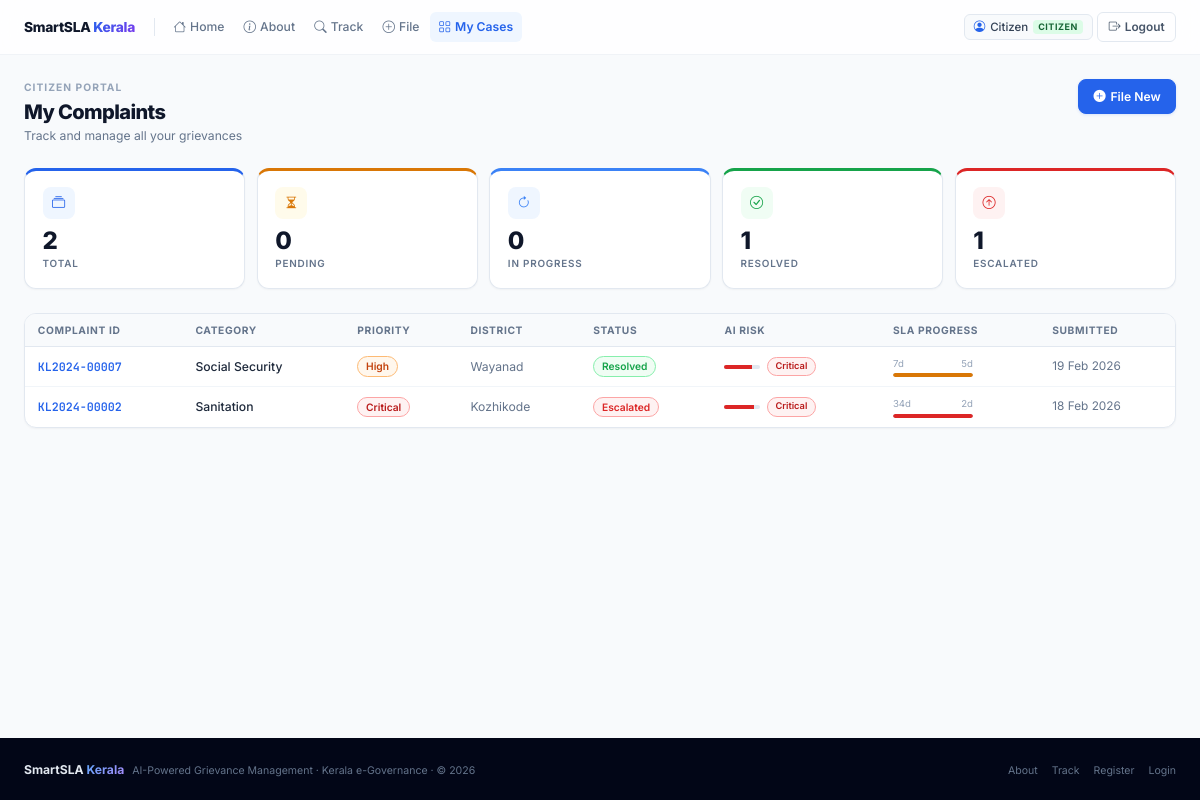
/citizen/dashboard (signed in), run on the app's committed database.
### tables this page shows
CREATE TABLE users (
        id INTEGER PRIMARY KEY AUTOINCREMENT,
        name TEXT NOT NULL,
        email TEXT UNIQUE NOT NULL,
        password TEXT NOT NULL,
        role TEXT DEFAULT 'citizen',
        district TEXT,
        department TEXT,
        experience_years INTEGER DEFAULT 5,
        created_at TEXT DEFAULT (datetime('now'))
    );

CREATE TABLE complaints (
        id INTEGER PRIMARY KEY AUTOINCREMENT,
        complaint_id TEXT UNIQUE,
        user_id INTEGER,
        assigned_to INTEGER,
        category TEXT, department TEXT, priority TEXT,
        district TEXT, description TEXT,
        status TEXT DEFAULT 'Pending',
        sla_threshold INTEGER,
        predicted_days REAL,
        sla_risk_score REAL,
        sla_risk_label TEXT,
        submitted_at TEXT DEFAULT (datetime('now')),
        resolved_at TEXT,
        escalated INTEGER DEFAULT 0,
        escalated_at TEXT,
        resubmission INTEGER DEFAULT 0
    );

### app.py (the view)
@app.route('/citizen/dashboard')
@login_required
def citizen_dashboard():
    user = query_db('SELECT * FROM users WHERE id=?',[session['user_id']],one=True)
    complaints = wrap(query_db('SELECT * FROM complaints WHERE user_id=? ORDER BY submitted_at DESC',[session['user_id']]))
    return render_template('citizen/dashboard.html', user=user, complaints=complaints)

### app.py (called while the page is built)
def get_db():
    db = getattr(g, '_database', None)
    if db is None:
        db = g._database = sqlite3.connect(DATABASE)
        db.row_factory = sqlite3.Row
    return db

def query_db(query, args=(), one=False):
    cur = get_db().execute(query, args)
    rv = cur.fetchall()
    return (rv[0] if rv else None) if one else rv

def _parse_dt(s):
    if not s: return None
    for fmt in ('%Y-%m-%d %H:%M:%S','%Y-%m-%dT%H:%M:%S','%Y-%m-%d %H:%M:%S.%f'):
        try: return datetime.strptime(s, fmt)
        except: pass
    return None

def login_required(f):
    @wraps(f)
    def dec(*a, **kw):
        if 'user_id' not in session:
            flash('Please log in first.','warning')
            return redirect(url_for('login'))
        return f(*a, **kw)
    return dec

    @property
    def days_pending(self):
        end = self.resolved_at or datetime.utcnow()
        return max(0,(end - self.submitted_at).days) if self.submitted_at else 0

    @property
    def sla_violated(self):
        if self.status in ('Resolved', 'Closed'):
            return False
        return self.days_pending > self.sla_threshold

    @property
    def progress_pct(self):
        return min(100, int(self.days_pending / max(1, self.sla_threshold) * 100))

### templates/citizen/dashboard.html (shortened to what this page needs)
{% extends 'base.html' %}{% block title %}My Cases — SmartSLA Kerala{% endblock %}
{% block content %}
<div class="page-wrap">
  <div class="page-header a1"><div><div class="section-label">Citizen Portal</div><div class="page-title">My Complaints</div><div class="page-subtitle">Track and manage all your grievances</div></div><a href="{{ url_for('submit_complaint') }}" class="btn btn-primary"><i class="bi bi-plus-circle-fill"></i>File New</a></div>
  {% set total=complaints|length %}{% set pending=[] %}{% set in_prog=[] %}{% set resolved=[] %}{% set escalated=[] %}
  <div class="grid-5 a2" style="margin-bottom:1.5rem">
    <div class="kpi kpi-top kpi-blue"><div class="kpi-ic kpi-ic-blue"><i class="bi bi-collection"></i></div><div class="kpi-n" data-cu="{{ total }}">{{ total }}</div><div class="kpi-l">Total</div></div>
    <div class="kpi kpi-top kpi-amber"><div class="kpi-ic kpi-ic-amber"><i class="bi bi-hourglass-split"></i></div><div class="kpi-n" data-cu="{{ pending|length }}">{{ pending|length }}</div><div class="kpi-l">Pending</div></div>
    <div class="kpi kpi-top kpi-cyan" style="border-top-color:#3b82f6"><div class="kpi-ic" style="background:#eff6ff;color:#3b82f6"><i class="bi bi-arrow-clockwise"></i></div><div class="kpi-n" data-cu="{{ in_prog|length }}">{{ in_prog|length }}</div><div class="kpi-l">In Progress</div></div>
    <div class="kpi kpi-top kpi-green"><div class="kpi-ic kpi-ic-green"><i class="bi bi-check-circle"></i></div><div class="kpi-n" data-cu="{{ resolved|length }}">{{ resolved|length }}</div><div class="kpi-l">Resolved</div></div>
    <div class="kpi kpi-top kpi-red"><div class="kpi-ic kpi-ic-red"><i class="bi bi-arrow-up-circle"></i></div><div class="kpi-n" data-cu="{{ escalated|length }}">{{ escalated|length }}</div><div class="kpi-l">Escalated</div></div>
  </div>
  <div class="card a3">{% if complaints %}<div style="overflow-x:auto"><table class="table"><thead><tr><th>Complaint ID</th><th>Category</th><th>Priority</th><th>District</th><th>Status</th><th>AI Risk</th><th>SLA Progress</th><th>Submitted</th></tr></thead><tbody>{% for c in complaints %}<tr class="cr" onclick="window.location='{{ url_for('complaint_detail',complaint_id=c.complaint_id) }}'"><td><a href="{{ url_for('complaint_detail',complaint_id=c.complaint_id) }}" class="cl" onclick="event.stopPropagation()">{{ c.complaint_id }}</a></td><td style="font-weight:500">{{ c.category }}</td><td><span class="badge badge-{{ c.priority }}">{{ c.priority }}</span></td><td style="color:var(--g500)">{{ c.district }}</td><td><span class="badge status-{{ c.status.replace(' ','') }}">{{ c.status }}</span></td><td><div style="display:flex;align-items:center;gap:.4rem"><div style="width:36px;height:4px;background:var(--g200);border-radius:2px;overflow:hidden"><div style="height:100%;width:{{ c.sla_risk_score }}%;background:{%if c.sla_risk_score>=75%}var(--err){%elif c.sla_risk_score>=50%}var(--warn){%else%}var(--ok){%endif%}"></div></div><span class="badge badge-{{ c.sla_risk_label }}" style="font-size:.58rem">{{ c.sla_risk_label }}</span></div></td><td><div style="width:80px"><div style="display:flex;justify-content:space-between;font-size:.6rem;color:var(--g400);margin-bottom:.15rem"><span>{{ c.days_pending }}d</span><span>{{ c.sla_threshold }}d</span></div><div class="progress"><div class="progress-bar" style="width:{{ [c.progress_pct,100]|min }}%;background:{%if c.sla_violated%}var(--err){%elif c.progress_pct>75%}var(--warn){%else%}var(--pri){%endif%}"></div></div></div></td><td style="color:var(--g500);font-size:.74rem">{{ c.submitted_at.strftime('%d %b %Y') if c.submitted_at else 'N/A' }}</td></tr>{% endfor %}</tbody></table></div>{% endif %}</div>
</div>
{% endblock %}

### templates/base.html (shortened to what this page needs)
<!DOCTYPE html>
<html lang="en">
<head>
  <link href="https://cdn.jsdelivr.net/npm/bootstrap-icons@1.11.3/font/bootstrap-icons.css" rel="stylesheet"/>
</head>
<body>
<nav class="navbar" id="mainNav"><div class="nb">
  <a href="{{ url_for('index') }}" class="brand"><span class="brand-t">SmartSLA <span>Kerala</span></span></a>
  <div class="nlinks" id="navLinks">
    {% set cur=request.endpoint or '' %}
    <a href="{{ url_for('index') }}" class="nlink {{'active' if cur=='index'}}"><i class="bi bi-house"></i>Home</a>
    <a href="{{ url_for('about') }}" class="nlink {{'active' if cur=='about'}}"><i class="bi bi-info-circle"></i>About</a>
    <a href="{{ url_for('track') }}" class="nlink {{'active' if cur=='track'}}"><i class="bi bi-search"></i>Track</a>
    {% if session.user_role=='citizen' %}
      <a href="{{ url_for('submit_complaint') }}" class="nlink {{'active' if cur=='submit_complaint'}}"><i class="bi bi-plus-circle"></i>File</a>
      <a href="{{ url_for('citizen_dashboard') }}" class="nlink {{'active' if cur=='citizen_dashboard'}}"><i class="bi bi-grid"></i>My Cases</a>
    {% elif session.user_role in ('official','admin') %}
      <a href="{{ url_for('official_dashboard') }}" class="nlink {{'active' if cur=='official_dashboard'}}"><i class="bi bi-briefcase"></i>Cases</a>
    {% endif %}
  </div>
  <div class="nright">
    {% if session.user_id %}
      <div class="uchip"><i class="bi bi-person-circle" style="color:var(--pri)"></i><span>{{ session.user_name.split()[0] }}</span><span class="rb rb-{{ session.user_role }}">{{ session.user_role }}</span></div>
      <a href="{{ url_for('logout') }}" class="bnav bnav-g"><i class="bi bi-box-arrow-right"></i><span>Logout</span></a>
    {% else %}
      <a href="{{ url_for('login') }}" class="bnav bnav-g">Sign In</a>
      <a href="{{ url_for('register') }}" class="bnav bnav-p"><i class="bi bi-person-plus"></i><span>Register</span></a>
    {% endif %}
  </div>
</div></nav>
<div class="mc">{% block content %}{% endblock %}</div>
<footer class="site-footer"><div class="ft-in"><div><span class="ft-b">SmartSLA <span>Kerala</span></span><span class="ft-c" style="margin-left:.5rem">AI-Powered Grievance Management · Kerala e-Governance · © 2026</span></div><div class="ft-l"><a href="{{ url_for('about') }}">About</a><a href="{{ url_for('track') }}">Track</a><a href="{{ url_for('register') }}">Register</a><a href="{{ url_for('login') }}">Login</a></div></div></footer>
</body></html>

### data on the page
users: user_name "Citizen", user_role "CITIZEN"
complaints: complaint_id "KL2024-00007", category "Social Security", priority "High", district "Wayanad", status "Resolved", sla_risk_score 75.9 (drawn), sla_risk_label "Critical", days_pending "7", sla_threshold "5", {{ [c.progress_pct,100]|min }} 100 (drawn), submitted_at "19 Feb 2026"
complaints: complaint_id "KL2024-00002", category "Sanitation", priority "Critical", district "Kozhikode", status "Escalated", sla_risk_score 82.8 (drawn), sla_risk_label "Critical", days_pending "34", sla_threshold "2", {{ [c.progress_pct,100]|min }} 100 (drawn), submitted_at "18 Feb 2026"

### other printed values
{{ total }} "2"
{{ pending|length }} "0"
{{ in_prog|length }} "0"
{{ resolved|length }} "1"
{{ escalated|length }} "1"
